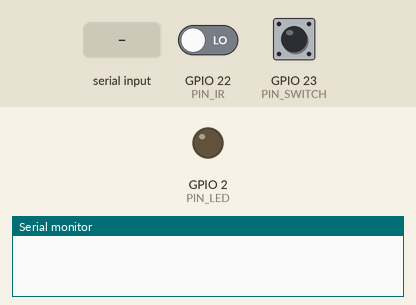
Bench run of a sketch on a simulated ESP32. Shown: output pins drawn as LEDs (lit = HIGH), the last lines printed to the serial monitor. Inputs (shaded band) come from the test bench; at power-on: GPIO 23 (PIN_SWITCH) LOW, GPIO 22 (PIN_IR) LOW. Nothing arrives over Bluetooth unless stated.

Above: at 1.2 s.
1.3 s: GPIO 23 (PIN_SWITCH) pulled HIGH for 0.15 s
At 2.3 s:
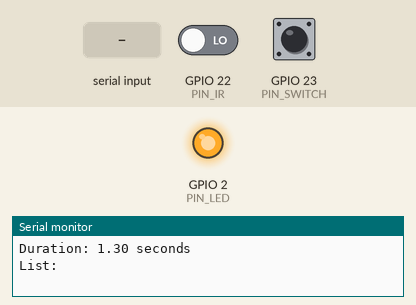
2.9 s: "get_data" received over the second serial link
5.4 s: "1" received over the second serial link
Timing chart, 0 to 8.4 s (numbered marks = the images above; inputs shaded):
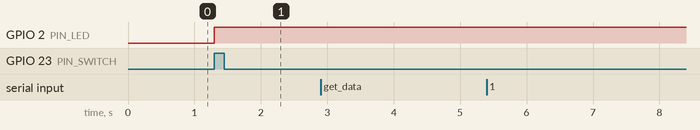

The sketch:

sketch_apr28a.ino
```cpp
#include <list>

#include "BluetoothSerial.h"

int PIN_SWITCH = 23;
int PIN_IR = 22;
int PIN_LED = 2;
int IRstate = 1;  // current state of the button
int switchState = 0;
int lastIRState = 0;          // previous state of the button
int lastSwitchState = 0;      // previous state of the switch
unsigned long startTime = 0;  // the time the button was last pushed
unsigned long endTime = 0;    // the time the button was pushed again
std::list<double> list;
bool first = false;

BluetoothSerial SerialBT;

void setup() {
    SerialBT.begin("ESP32test");  // set the device name to "ESP32test"
    Serial.begin(9600);
    pinMode(PIN_SWITCH, INPUT);
    pinMode(PIN_IR, INPUT);
    pinMode(PIN_LED, OUTPUT);
}

void loop() {
    int state = digitalRead(PIN_SWITCH);

    switchState = state;

    if (switchState == HIGH) {
        count();
    } else {
        send_list();
    }

    lastSwitchState = state;
}

void count() {
    int reading = digitalRead(PIN_IR);

    if (reading != IRstate) {
        IRstate = reading;

        // if the button is pressed down, record the start time
        if (IRstate == HIGH) {
            startTime = millis();
            digitalWrite(PIN_LED, LOW);
        }
        // if the button is released, record the end time and calculate the
        // duration
        else {
            digitalWrite(PIN_LED, HIGH);
            endTime = millis();
            double duration = (endTime - startTime) / 1000.0;
            Serial.print("Duration: ");
            Serial.print(duration);
            Serial.println(" seconds");
            if (first) {
                list.push_back(duration);
            }
            first = true;

            Serial.print("List: ");
            for (double n : list) {
                Serial.print(n, 3);
                Serial.print(" ");
            }
            Serial.println();
        }
    }

    // update the last button state
    lastIRState = reading;
}

void send_list() {
    // Serial.println("Waiting request...");
    // delay(1000);

    if (SerialBT.available()) {  // check if there is incoming data over Bluetooth
        Serial.println("Available!");
        String request = SerialBT.readString();  // read the request from the Android phone
        Serial.print("Request: ");
        Serial.println(request);
        if (request == "get_data") {  // if the request is "get_data", send the array
            Serial.println("Configuring...");

            int size = list.size();
            Serial.print("Size: ");
            Serial.println(size);
            String str = "";

            for (double n : list) {
                String m = String(n, 3);
                str += m;
                str += ",";
            }
            Serial.println("String: ");
            Serial.println(str);
            SerialBT.println(str);  // send the string over Bluetooth
        }
    }
}
```

Measured:
- after the input at 1.3 s, GPIO 2 (PIN_LED): LOW → HIGH at once
